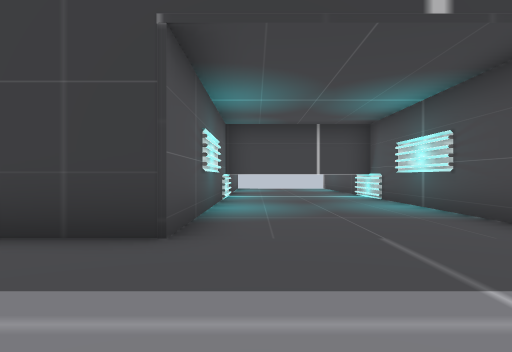
view 1 (above)

18 first-person views from a walk through a 3-D level made in the Godot game engine. The camera is 1.2 m above the floor, looks level and sees 70° across. The floor is counted in squares, 2 m on a side. Each view is taken from the middle of a square. On the plan, view 1 faces up. The plan holds only what a view shows up to about 10 squares ahead; the rest is blank. The place goes on beyond the plan. Characters and animated objects are left out.

view 2
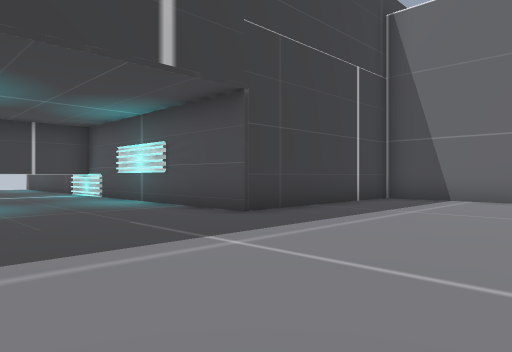

view 3
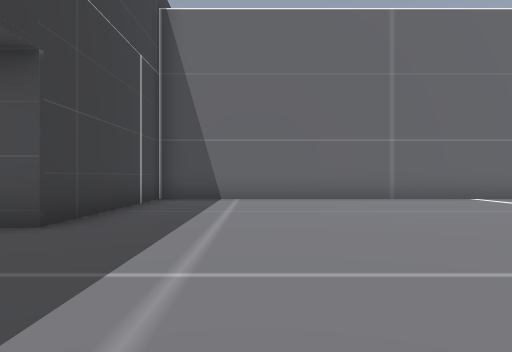

view 4
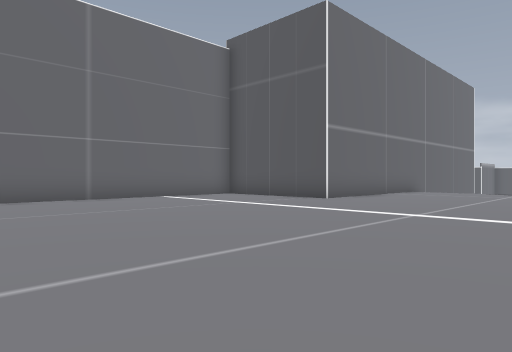

view 5
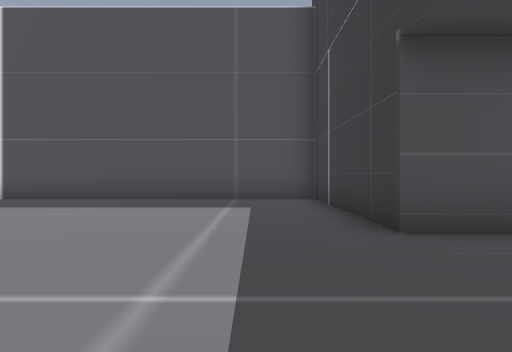

view 6
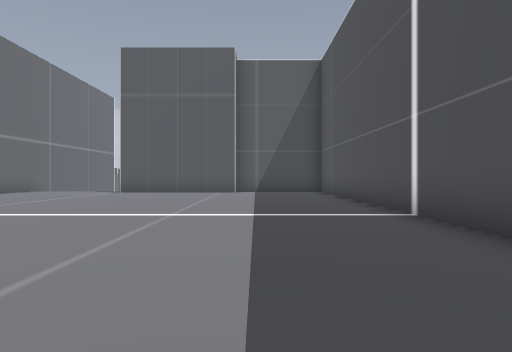

view 7
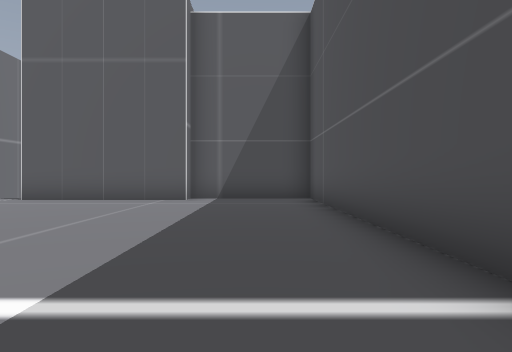

view 8
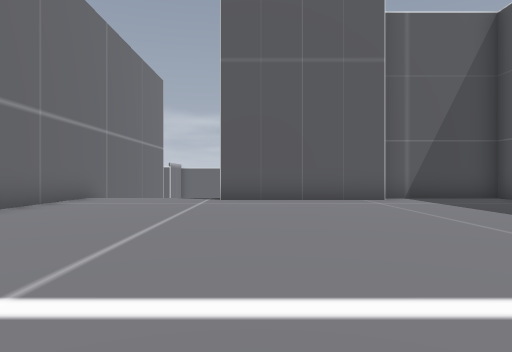

view 9
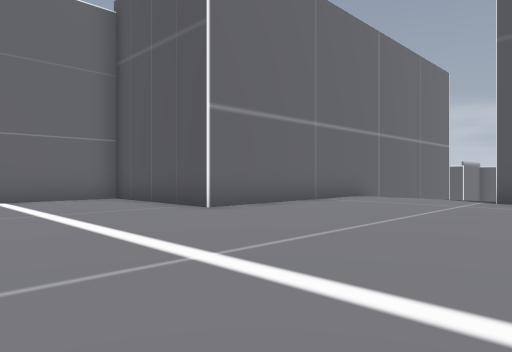

view 10
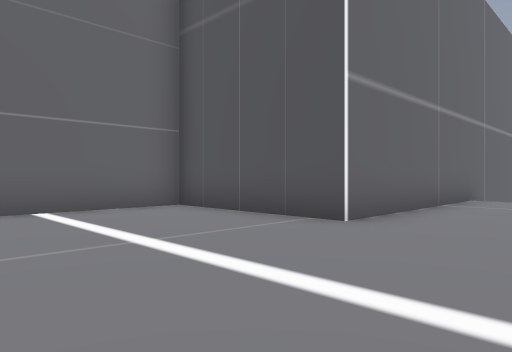

view 11
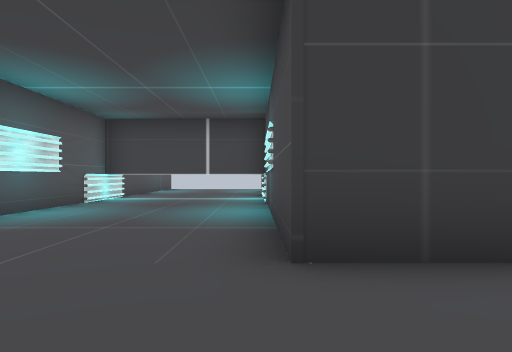

view 12
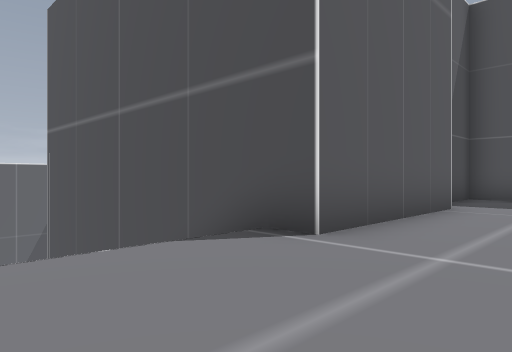

view 13
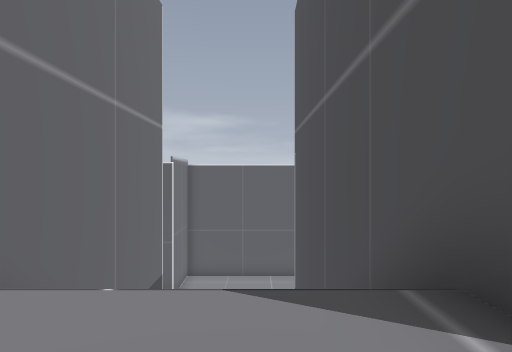

view 14
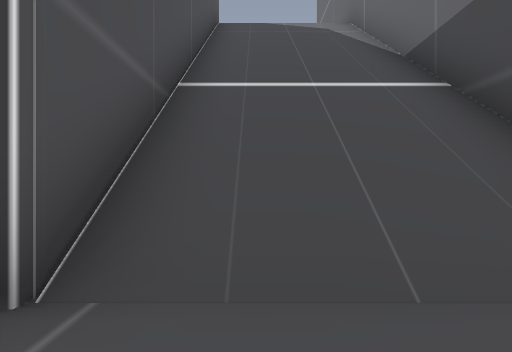

view 15
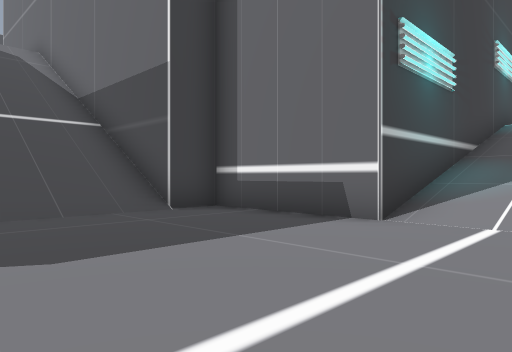

view 16
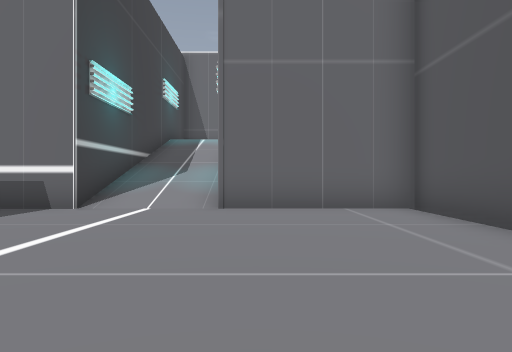

view 17
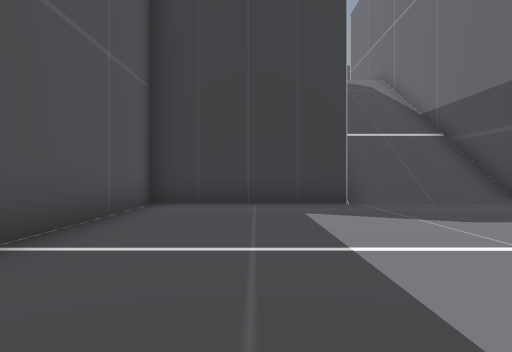

view 18
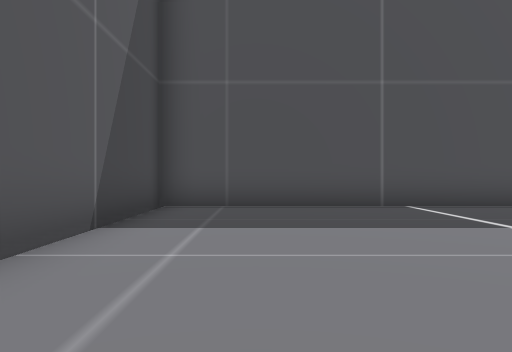

### Floor plan
Key: @ floor where view 1 was taken; # wall or solid block; . main floor; - floor 9.75 m lower than the main floor; / step, stairs or slope.
Columns run from 7 left of view 1 to 13 right of it. Each row starts with its distance up from view 1.
 11       ######
 10       #....#
  9       #....#
  8       #....#
  7       #....#
  6       #....#
  5       #....#
  4 #######....######
  3 #...............#
  2 #...............#
  1 #...............#
  0 #......@........#
 -1 #...............#
 -2 #...............#
 -3 #...............#
 -4 #...............#
 -5 #...............#
 -6 #...............#
 -7 #...............#
 -8 #...........#####
 -9 #...........#
-10 #...........#
-11 #...........#
-12 #...........#
-13 #########///#
-14         #///#
-15         #///#
-16         #///#
-17         #///#
-18         #///#
-19         #///#
-20         #///#
-21    ######///##
-22    #---------#
-23    #---------#
-24    #---------########
-25    #---------////////
-26    #---------////
-27    #---------////
-28    #---------#
-29    #---------#
-30    #---------#
-31    ###########

Where each view was taken, in squares from view 1:
view 1: 0 up, 0 right, facing up
view 2: 1 down, 1 left, facing up-right
view 3: 1 up, 1 left, facing right
view 4: 1 up, 1 left, facing down-right
view 5: 2 up, 3 right, facing left
view 6: 1 up, 4 left, facing down
view 7: 3 down, 5 left, facing down
view 8: 3 down, 0 right, facing down
view 9: 3 down, 1 left, facing down-right
view 10: 3 down, 2 right, facing down-right
view 11: 1 up, 3 right, facing up
view 12: 10 down, 4 right, facing down-left
view 13: 11 down, 2 right, facing down
view 14: 23 down, 2 right, facing up
view 15: 27 down, 1 right, facing up-right
view 16: 28 down, 1 left, facing right
view 17: 29 down, 1 left, facing up
view 18: 29 down, 4 right, facing left
